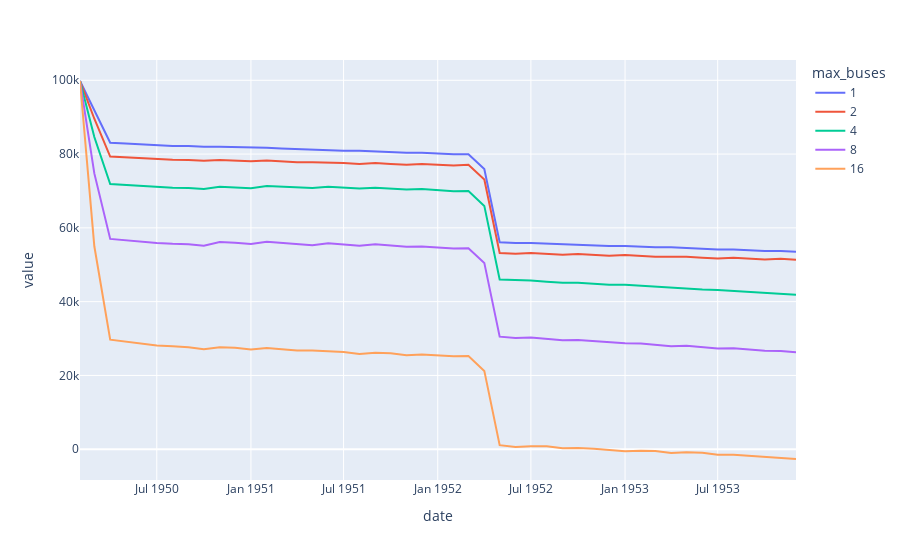

Write notebook code for a chart like this one.
### Code cell
px.line(df_mean_standard_deviation["mean"])
